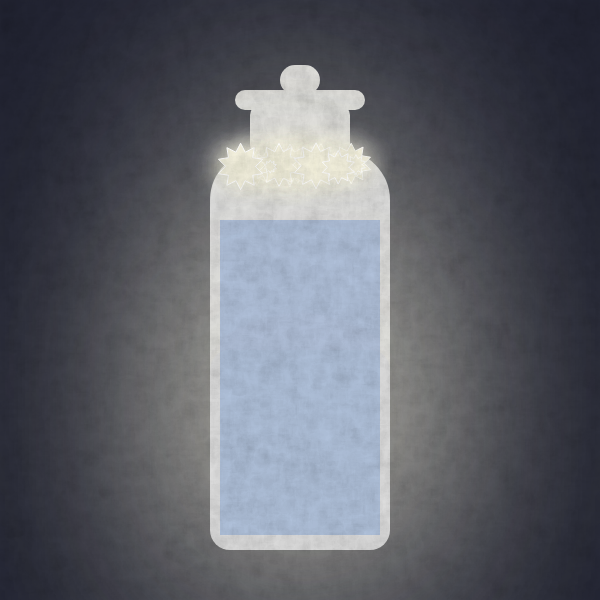
Frame 1 (no input)
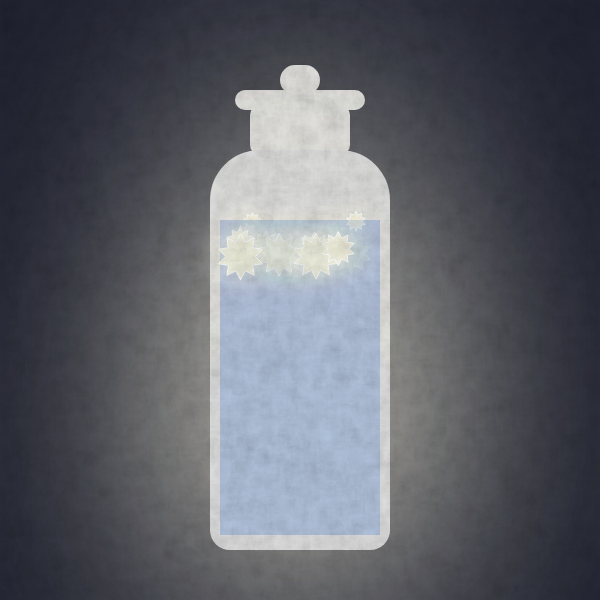
Frame 60 (no input)
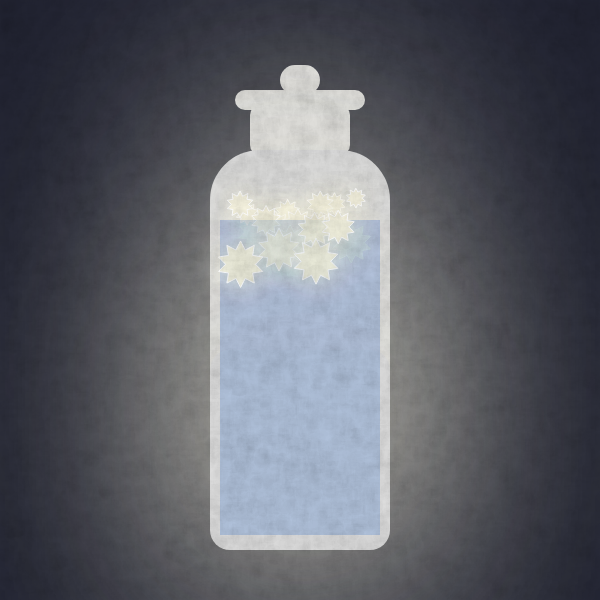
Frame 120 (the mouse pressed at the canvas centre since frame 60)

The p5.js sketch that drew these frames (run headless with seeded random() and noise() and a simulated clock; from frame 60 on, the mouse is pressed at the canvas centre):

// p5.js sketch
// ── sketch.js
// “star in the bottle” by Senbaku https://openprocessing.org/sketch/911421
// CreativeCommons Attribution NonCommercial ShareAlike: https://creativecommons.org/licenses/by-nc-sa/3.0

let mover = []; // array for storing stars
let liquid;
let c; // color for stars
let cw; // color for water

function setup() {
  createCanvas(600, 600);
  //background(0);

  // generate 30 stars
  for (let i = 0; i < 30; i++) {
    mover[i] = new Mover(
      random(1, 5), // mass
      random(230, 360), // x position
      random(160, 170), // y position
      45, // radius1
      70, // radius2
      10 // number of points
    );
  }

  // create water
  liquid = new Water(220, height / 2 - 80, 160, 315, 1.5);

  // create a texture for the background
  // createGraphics: https://p5js.org/reference/p5/createGraphics/  a separate canvas to draw on, will not affect the main canvas
  tx = createGraphics(width, height);
  //angleMode: https://p5js.org/reference/p5/angleMode/ p5.js use radians by default but degrees is more direct.
  tx.angleMode(DEGREES);
  tx.noStroke();
  // draw random circles for the texture for the bottle
  for (let i = 0; i < (width * height * 1) / 10; i++) {
    let x = random(width);
    let y = random(height);
    tx.fill(0, 3);
    tx.ellipse(x, y, random(20), random(20));
  }
}

function draw() {
  background("#212331");
  // create a wind force
  let wind = createVector(0, 0);
  // if mouse is pressed, apply wind force to make the stars move up
  if (mouseIsPressed) {
    wind = createVector(0, -1);
  }

  // draw the bottle
  bottle();

  // apply forces to the stars
  for (let i = 0; i < mover.length; i++) {
    if (liquid.contains(mover[i])) {
      let dragForce = liquid.calculateDrag(mover[i]);
      mover[i].applyForce(dragForce);
    }
    let m = mover[i].mass;
    let gravity = createVector(0, 0.2* m); //重力をスケーリング Gravity force based on mass
    mover[i].applyForce(wind);
    mover[i].applyForce(gravity);
    mover[i].update();
    mover[i].show();
    mover[i].checkEdges();
    liquid.show();
  }
  // draw the texture for the bottle
  image(tx, 0, 0);
}

// draw the bottle
function bottle() {
  push();
  // drawingContext: https://p5js.org/reference/p5/drawingContext/
  // it uses the HTML5 canvas 2D context to draw shadows
  drawingContext.shadowOffsetX = 0;
  drawingContext.shadowOffsetY = 0;
  drawingContext.shadowBlur = 250;
  drawingContext.shadowColor = "#f4f1de";
  fill(220);
  noStroke();
  push();
  rectMode(CENTER);
  rect(width / 2, 80, 40, 30, 20);
  rect(width / 2, 100, 130, 20, 10);
  rect(width / 2, 130, 100, 50, 10);
  rect(width / 2, height / 2 + 50, 180, 400, 50);
  rect(width / 2, height / 2 + 150, 180, 200, 20);
  pop();
  pop();
}

// stars class
class Mover {
  constructor(m, x, y, radius1, radius2, npoints) {
    // this.x = x;
    // this.y = y;
    this.radius1 = radius1;
    this.radius2 = radius2;
    this.npoints = npoints;
    this.angle = TWO_PI / this.npoints;
    this.halfAngle = this.angle / 2.0;

    this.mass = m;
    this.pos = createVector(x, y);
    this.vel = createVector(0, 0);
    this.acc = createVector(0.0);
    // d is the diameter of the star
    this.d = this.mass * 8;
    //this.topspeed = 4;
    // yama and tani are the distance from the center to the top and bottom of the star
    this.yama = (this.radius1 * this.mass) / 15;
    this.tani = (this.radius2 * this.mass) / 15;
  }
  applyForce(force) {
    let f = p5.Vector.div(force, this.mass);
    this.acc.add(f);
  }
  update() {
    this.vel.add(this.acc);
    this.pos.add(this.vel);
    this.acc.mult(0);
  }
  show() {
    stroke(255);
    c = color("#f4f1de");
    fill(c);
    push();
    drawingContext.shadowOffsetX = 0;
    drawingContext.shadowOffsetY = 0;
    drawingContext.shadowBlur = 30;
    drawingContext.shadowColor = "#f4f1de";
    beginShape();
    // draw the star
    for (let a = 0; a < TWO_PI; a += this.angle) {
      let sx = this.pos.x + cos(a) * this.yama;
      let sy = this.pos.y + sin(a) * this.yama;
      vertex(sx, sy);
      sx = this.pos.x + cos(a + this.halfAngle) * this.tani;
      sy = this.pos.y + sin(a + this.halfAngle) * this.tani;
      vertex(sx, sy);
    }
    endShape(CLOSE);

    pop();
  }

  // check if the stars are in the bottle
  checkEdges() {
    if (this.pos.y > 540 - this.d) {
      this.vel.y *= -1;
      this.pos.y = 540 - this.d;
    } else if (this.pos.x > 380) {
      this.pos.x = 380;
      this.vel.x *= -1;
    } else if (this.pos.x < 240) {
      this.vel.x *= -1;
      this.pos.x = 240;
    } else if (this.pos.y < height / 2 - 100) {
      this.vel.y *= -1;
      this.pos.y = height / 2 - 100;
    }
  }
}

// Water
class Water {
  constructor(x, y, w, h, c) {
    this.x = x; // x position
    this.y = y; // y position
    this.w = w; // width
    this.h = h; // height
    this.c = c; // drag coefficient
  }

  contains(mover) {
    let l = mover.pos; // l is the location of the mover
    // check if stars are inside the water, if not, return false, it will not apply drag
    return (
      l.x > this.x &&
      l.x < this.x + this.w &&
      l.y > this.y &&
      l.y < this.y + this.h
    );
  }

  calculateDrag(mover) {
    let speed = mover.vel.mag(); // get the speed/direction of the star
    let dragMagnitude = this.c * speed * speed; // drag force is acceleration, so it is proportional to the square of the speed
    let dragForce = mover.vel.copy(); // create a vector for drag force
    dragForce.mult(-1); // reverse the direction of the drag force
    dragForce.normalize(); // normalize the vector as the direction of the velocity
    dragForce.mult(dragMagnitude); // multiply the drag force by the drag magnitude
    return dragForce; // if the stars are in the water, it will apply drag
  }

  show() {
    noStroke();
    cw = color("#91ADC2");
    cw.setAlpha(10);
    fill(cw);
    rect(this.x, this.y, this.w, this.h);
  }
}
